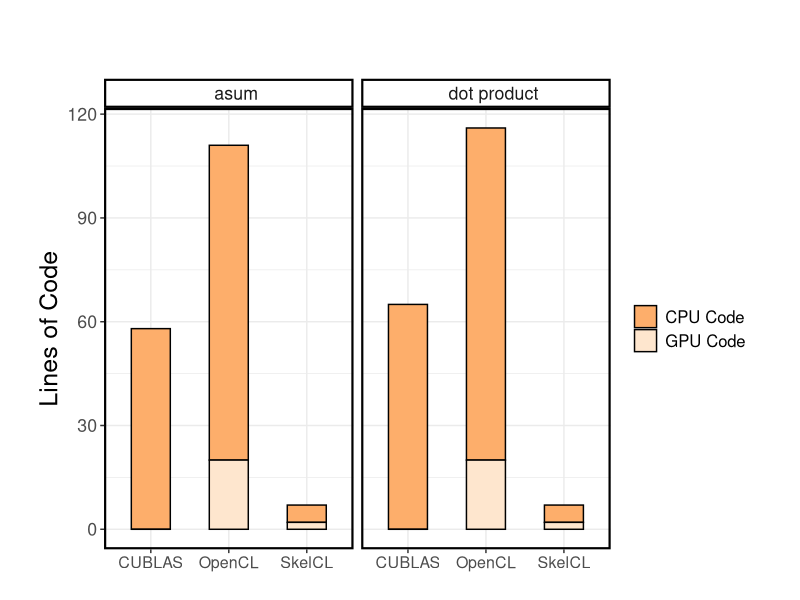
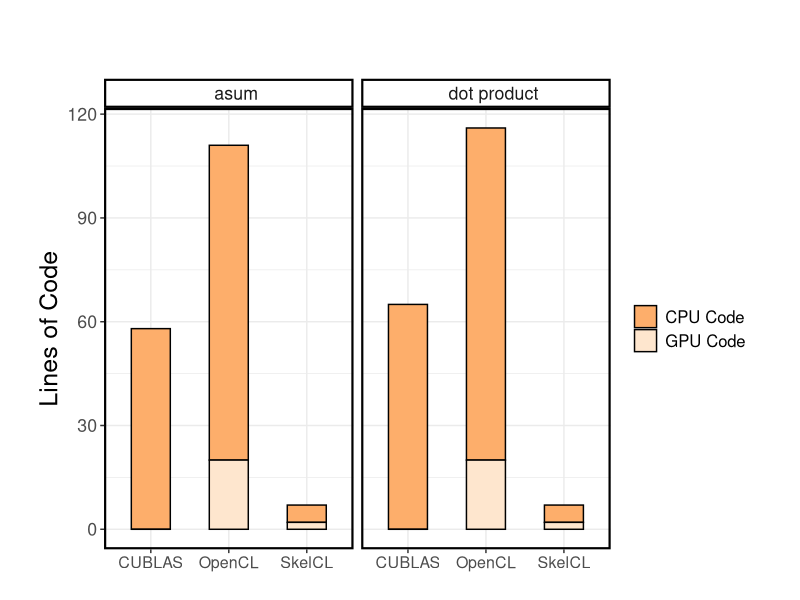

Write the R code that produced these figures, in order.
require('ggplot2')

data <- read.table("loc.csv", header=TRUE, sep=",")

theme <- theme_bw() +
  theme(text = element_text(size = 16),
        axis.title = element_text(size = rel(1.125), vjust = 1),
        axis.text.x = element_text(size = rel(0.9)),
        legend.text = element_text(size = rel(0.75)),
        panel.border = element_rect(linetype = "solid", colour = "black", size = 1.5),
        plot.margin = unit(c(2,1.2,0,1), 'cm'),
        legend.position="right",
        legend.title = element_blank(),
        strip.background = element_rect(colour = "black", fill = "white", size = 1.5))

labs <- labs(x = "", y = "Lines of Code")

# create plot
plot <- ggplot(na.omit(data), aes(x=Program, y=Lines, fill=Device)) +
  geom_bar(color="black", width=.5, stat = "identity") +
  scale_fill_manual(values=c("#fdae6b", "#fee6ce")) + #"#e6550d", 
  scale_x_discrete() +
  facet_grid(. ~ Benchmark) + theme + labs

# save plot to file
ggsave(file = "la_loc.pdf", width = 8, height = 4)

plot
